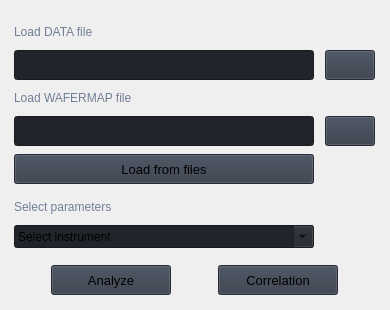
                             <widget class="QWidget" name="files">
                              <widget class="QWidget" name="gridLayoutWidget_4">
                               <property name="geometry">
                                <rect>
                                 <x>9</x>
                                 <y>20</y>
                                 <width>371</width>
                                 <height>231</height>
                                </rect>
                               </property>
                               <layout class="QGridLayout" name="gridLayout_13">
                                <item row="0" column="0">
                                 <widget class="QLabel" name="labelVersion_13">
                                  <property name="maximumSize">
                                   <size>
                                    <width>200</width>
                                    <height>20</height>
                                   </size>
                                  </property>
                                  <property name="styleSheet">
                                   <string notr="true">color: rgb(113, 126, 149);</string>
                                  </property>
                                  <property name="lineWidth">
                                   <number>1</number>
                                  </property>
                                  <property name="text">
                                   <string>Load DATA file</string>
                                  </property>
                                  <property name="alignment">
                                   <set>Qt::AlignLeading|Qt::AlignLeft|Qt::AlignVCenter</set>
                                  </property>
                                 </widget>
                                </item>
                                <item row="3" column="1">
                                 <widget class="QPushButton" name="btnOpenWafermapFile">
                                  <property name="minimumSize">
                                   <size>
                                    <width>40</width>
                                    <height>30</height>
                                   </size>
                                  </property>
                                  <property name="maximumSize">
                                   <size>
                                    <width>16777215</width>
                                    <height>30</height>
                                   </size>
                                  </property>
                                  <property name="font">
                                   <font>
                                    <family>Segoe UI</family>
                                    <pointsize>10</pointsize>
                                    <weight>50</weight>
                                    <italic>false</italic>
                                    <bold>false</bold>
                                   </font>
                                  </property>
                                  <property name="cursor">
                                   <cursorShape>PointingHandCursor</cursorShape>
                                  </property>
                                  <property name="styleSheet">
                                   <string notr="true">background-color: rgb(52, 59, 72);</string>
                                  </property>
                                  <property name="text">
                                   <string/>
                                  </property>
                                  <property name="icon">
                                   <iconset resource="resources.qrc">
                                    <normaloff>:/icons/images/icons/cil-folder-open.png</normaloff>:/icons/images/icons/cil-folder-open.png</iconset>
                                  </property>
                                 </widget>
                                </item>
                                <item row="1" column="1">
                                 <widget class="QPushButton" name="btnOpenDataFile">
                                  <property name="minimumSize">
                                   <size>
                                    <width>50</width>
                                    <height>30</height>
                                   </size>
                                  </property>
                                  <property name="maximumSize">
                                   <size>
                                    <width>50</width>
                                    <height>30</height>
                                   </size>
                                  </property>
                                  <property name="font">
                                   <font>
                                    <family>Segoe UI</family>
                                    <pointsize>10</pointsize>
                                    <weight>50</weight>
                                    <italic>false</italic>
                                    <bold>false</bold>
                                   </font>
                                  </property>
                                  <property name="cursor">
                                   <cursorShape>PointingHandCursor</cursorShape>
                                  </property>
                                  <property name="styleSheet">
                                   <string notr="true">background-color: rgb(52, 59, 72);</string>
                                  </property>
                                  <property name="text">
                                   <string/>
                                  </property>
                                  <property name="icon">
                                   <iconset resource="resources.qrc">
                                    <normaloff>:/icons/images/icons/cil-folder-open.png</normaloff>:/icons/images/icons/cil-folder-open.png</iconset>
                                  </property>
                                 </widget>
                                </item>
                                <item row="4" column="0">
                                 <widget class="QPushButton" name="btnLoadFiles">
                                  <property name="minimumSize">
                                   <size>
                                    <width>100</width>
                                    <height>30</height>
                                   </size>
                                  </property>
                                  <property name="maximumSize">
                                   <size>
                                    <width>300</width>
                                    <height>16777215</height>
                                   </size>
                                  </property>
                                  <property name="font">
                                   <font>
                                    <family>Segoe UI</family>
                                    <pointsize>10</pointsize>
                                    <weight>50</weight>
                                    <italic>false</italic>
                                    <bold>false</bold>
                                   </font>
                                  </property>
                                  <property name="cursor">
                                   <cursorShape>PointingHandCursor</cursorShape>
                                  </property>
                                  <property name="styleSheet">
                                   <string notr="true">background-color: rgb(52, 59, 72);</string>
                                  </property>
                                  <property name="text">
                                   <string>Load from files</string>
                                  </property>
                                  <property name="icon">
                                   <iconset resource="resources.qrc">
                                    <normaloff>:/icons/images/icons/cil-loop-circular.png</normaloff>:/icons/images/icons/cil-loop-circular.png</iconset>
                                  </property>
                                 </widget>
                                </item>
                                <item row="5" column="0">
                                 <spacer name="verticalSpacer_16">
                                  <property name="orientation">
                                   <enum>Qt::Vertical</enum>
                                  </property>
                                  <property name="sizeType">
                                   <enum>QSizePolicy::Fixed</enum>
                                  </property>
                                  <property name="sizeHint" stdset="0">
                                   <size>
                                    <width>20</width>
                                    <height>5</height>
                                   </size>
                                  </property>
                                 </spacer>
                                </item>
                                <item row="3" column="0">
                                 <widget class="QLineEdit" name="txtWafermapFile">
                                  <property name="enabled">
                                   <bool>false</bool>
                                  </property>
                                  <property name="minimumSize">
                                   <size>
                                    <width>100</width>
                                    <height>30</height>
                                   </size>
                                  </property>
                                  <property name="maximumSize">
                                   <size>
                                    <width>300</width>
                                    <height>30</height>
                                   </size>
                                  </property>
                                  <property name="styleSheet">
                                   <string notr="true">background-color: rgb(33, 37, 43);</string>
                                  </property>
                                  <property name="text">
                                   <string/>
                                  </property>
                                  <property name="placeholderText">
                                   <string/>
                                  </property>
                                 </widget>
                                </item>
                                <item row="1" column="0">
                                 <widget class="QLineEdit" name="txtDataFile">
                                  <property name="enabled">
                                   <bool>false</bool>
                                  </property>
                                  <property name="minimumSize">
                                   <size>
                                    <width>100</width>
                                    <height>30</height>
                                   </size>
                                  </property>
                                  <property name="maximumSize">
                                   <size>
                                    <width>300</width>
                                    <height>30</height>
                                   </size>
                                  </property>
                                  <property name="styleSheet">
                                   <string notr="true">background-color: rgb(33, 37, 43);</string>
                                  </property>
                                  <property name="text">
                                   <string/>
                                  </property>
                                  <property name="placeholderText">
                                   <string/>
                                  </property>
                                 </widget>
                                </item>
                                <item row="2" column="0">
                                 <widget class="QLabel" name="labelVersion_14">
                                  <property name="maximumSize">
                                   <size>
                                    <width>200</width>
                                    <height>20</height>
                                   </size>
                                  </property>
                                  <property name="styleSheet">
                                   <string notr="true">color: rgb(113, 126, 149);</string>
                                  </property>
                                  <property name="lineWidth">
                                   <number>1</number>
                                  </property>
                                  <property name="text">
                                   <string>Load WAFERMAP file</string>
                                  </property>
                                  <property name="alignment">
                                   <set>Qt::AlignLeading|Qt::AlignLeft|Qt::AlignVCenter</set>
                                  </property>
                                 </widget>
                                </item>
                                <item row="6" column="0">
                                 <widget class="QLabel" name="labelVersion_19">
                                  <property name="maximumSize">
                                   <size>
                                    <width>200</width>
                                    <height>20</height>
                                   </size>
                                  </property>
                                  <property name="styleSheet">
                                   <string notr="true">color: rgb(113, 126, 149);</string>
                                  </property>
                                  <property name="lineWidth">
                                   <number>1</number>
                                  </property>
                                  <property name="text">
                                   <string>Select parameters</string>
                                  </property>
                                  <property name="alignment">
                                   <set>Qt::AlignLeading|Qt::AlignLeft|Qt::AlignVCenter</set>
                                  </property>
                                 </widget>
                                </item>
                                <item row="7" column="0">
                                 <widget class="CheckableComboBox" name="cmbParametersFile">
                                  <property name="minimumSize">
                                   <size>
                                    <width>100</width>
                                    <height>0</height>
                                   </size>
                                  </property>
                                  <property name="maximumSize">
                                   <size>
                                    <width>300</width>
                                    <height>16777215</height>
                                   </size>
                                  </property>
                                  <property name="font">
                                   <font>
                                    <family>Segoe UI</family>
                                    <pointsize>10</pointsize>
                                    <weight>50</weight>
                                    <italic>false</italic>
                                    <bold>false</bold>
                                   </font>
                                  </property>
                                  <property name="autoFillBackground">
                                   <bool>false</bool>
                                  </property>
                                  <property name="styleSheet">
                                   <string notr="true">background-color: rgb(33, 37, 43);</string>
                                  </property>
                                  <property name="editable">
                                   <bool>true</bool>
                                  </property>
                                  <property name="currentText">
                                   <string notr="true">Select instrument</string>
                                  </property>
                                  <property name="iconSize">
                                   <size>
                                    <width>16</width>
                                    <height>16</height>
                                   </size>
                                  </property>
                                  <property name="frame">
                                   <bool>true</bool>
                                  </property>
                                  <item>
                                   <property name="text">
                                    <string>Select instrument</string>
                                   </property>
                                  </item>
                                 </widget>
                                </item>
                               </layout>
                              </widget>
                              <widget class="QWidget" name="gridLayoutWidget_5">
                               <property name="geometry">
                                <rect>
                                 <x>10</x>
                                 <y>260</y>
                                 <width>371</width>
                                 <height>41</height>
                                </rect>
                               </property>
                               <layout class="QGridLayout" name="gridLayout_14">
                                <item row="0" column="0">
                                 <widget class="QPushButton" name="btnAnalyzeFiles">
                                  <property name="minimumSize">
                                   <size>
                                    <width>120</width>
                                    <height>30</height>
                                   </size>
                                  </property>
                                  <property name="maximumSize">
                                   <size>
                                    <width>120</width>
                                    <height>16777215</height>
                                   </size>
                                  </property>
                                  <property name="font">
                                   <font>
                                    <family>Segoe UI</family>
                                    <pointsize>10</pointsize>
                                    <weight>50</weight>
                                    <italic>false</italic>
                                    <bold>false</bold>
                                   </font>
                                  </property>
                                  <property name="cursor">
                                   <cursorShape>PointingHandCursor</cursorShape>
                                  </property>
                                  <property name="styleSheet">
                                   <string notr="true">background-color: rgb(52, 59, 72);</string>
                                  </property>
                                  <property name="text">
                                   <string>Analyze</string>
                                  </property>
                                  <property name="icon">
                                   <iconset resource="resources.qrc">
                                    <normaloff>:/icons/images/icons/cil-loop-circular.png</normaloff>:/icons/images/icons/cil-loop-circular.png</iconset>
                                  </property>
                                 </widget>
                                </item>
                                <item row="0" column="1">
                                 <widget class="QPushButton" name="btnCorrelationFiles">
                                  <property name="minimumSize">
                                   <size>
                                    <width>120</width>
                                    <height>30</height>
                                   </size>
                                  </property>
                                  <property name="maximumSize">
                                   <size>
                                    <width>120</width>
                                    <height>16777215</height>
                                   </size>
                                  </property>
                                  <property name="font">
                                   <font>
                                    <family>Segoe UI</family>
                                    <pointsize>10</pointsize>
                                    <weight>50</weight>
                                    <italic>false</italic>
                                    <bold>false</bold>
                                   </font>
                                  </property>
                                  <property name="cursor">
                                   <cursorShape>PointingHandCursor</cursorShape>
                                  </property>
                                  <property name="styleSheet">
                                   <string notr="true">background-color: rgb(52, 59, 72);</string>
                                  </property>
                                  <property name="text">
                                   <string>Correlation</string>
                                  </property>
                                  <property name="icon">
                                   <iconset resource="resources.qrc">
                                    <normaloff>:/icons/images/icons/cil-loop-circular.png</normaloff>:/icons/images/icons/cil-loop-circular.png</iconset>
                                  </property>
                                 </widget>
                                </item>
                               </layout>
                              </widget>
                             </widget>
